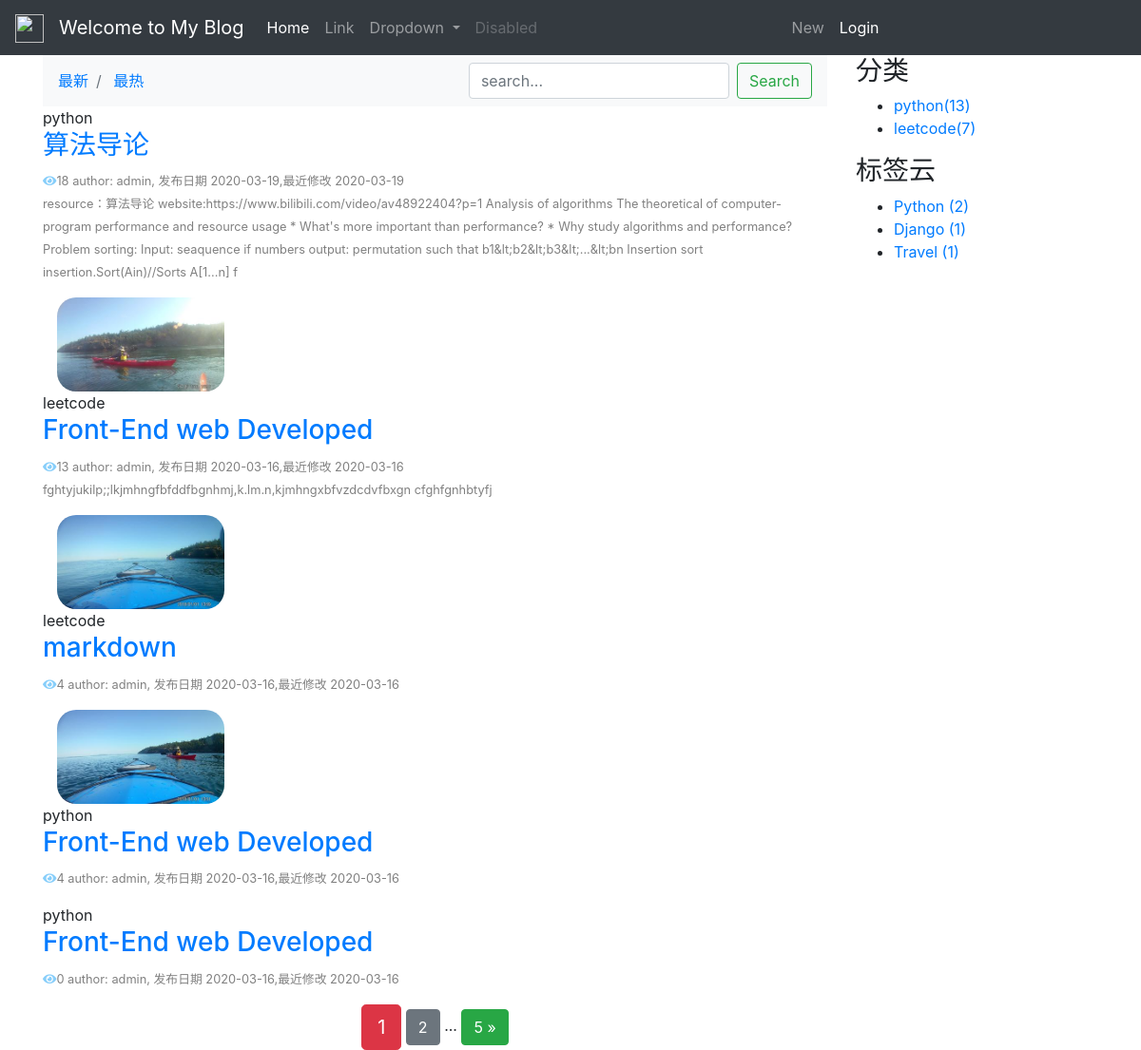
Before: / with the older database file.
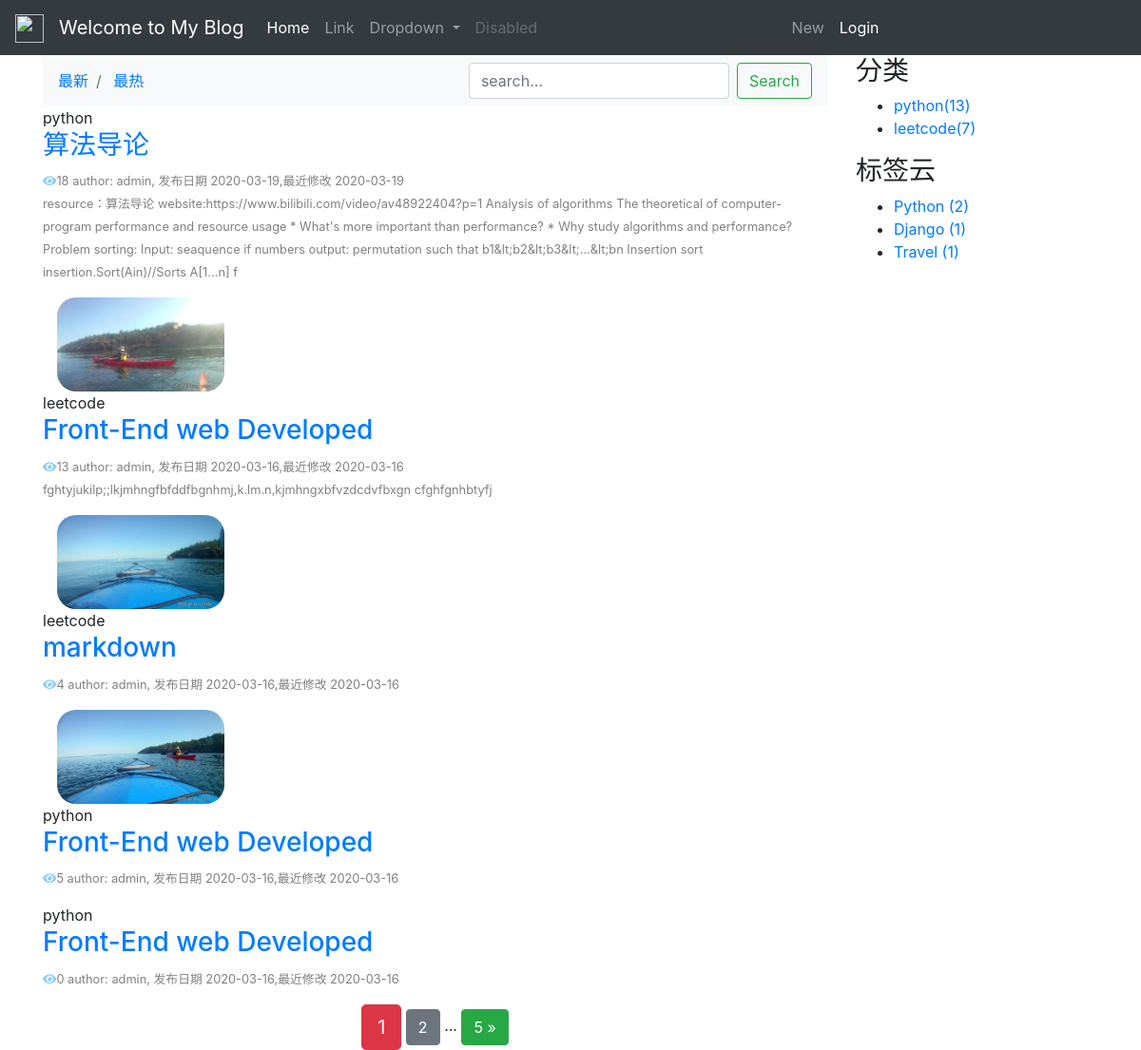
After: the same page with the newer database file.
### blog/models.py (models this page shows, shortened)
class Blog(models.Model):
    author = models.ForeignKey(User, on_delete=models.CASCADE)
    title = models.CharField(max_length=100)
    body = models.TextField()
    total_views = models.PositiveIntegerField(default=0)
    created_time = models.DateTimeField(default=timezone.now)
    updated_time = models.DateTimeField(auto_now=True)
    abstract = models.CharField(max_length=200, blank=True)
    classify = models.ForeignKey(BlogClassify, null=True, on_delete=models.CASCADE, related_name='blog')
    tags = models.ManyToManyField(Tag, blank=True)
    avatar = models.ImageField(upload_to='blog/%Y%m%d/', blank=True)
    class Meta:
        ordering = ('-created_time',)

class BlogClassify(models.Model):
    title = models.CharField(max_length=100, blank=True)
    created = models.DateTimeField(default=timezone.now)
    def __str__(self):
        return self.title

class Tag(models.Model):
    name = models.CharField(max_length=100)

### blog/views.py (the view)
# urls.py: path('',views.blog_list,name='blog_list'),
def blog_list(request):
    search = request.GET.get('search')
    order = request.GET.get('order')
    classify = request.GET.get('classify')
    tag = request.GET.get('tag')
    blog_list = Blog.objects.all()
    if search:
        blog_list = blog_list.filter(
            Q(title__icontains=search) |
            Q(body__icontains=search)
        )
    else:
        search = ''
    if classify is not None and classify.isdigit():
        blog_list = blog_list.filter(classify=classify)
    if tag and tag != 'None':
        blog_list = blog_list.filter(tags__name__in=[tag])
    if order == 'total_views':
        blog_list = blog_list.order_by('-total_views')
    paginator = Paginator(blog_list, 5)
    page = request.GET.get('page')
    blogs = paginator.get_page(page)
    context = {
        'blogs': blogs,
        'order': order,
        'search': search,
        'classify': classify,
        'tag': tag,
    }
    return render(request, 'blog/list.html', context)

### blog/templatetags/blog_extras.py (called while the page is built)
@register.inclusion_tag('blog/inclusions/_classify.html',takes_context=True)
def show_classify(context):
    classify_list = BlogClassify.objects.annotate(num_posts=Count('blog')).filter(num_posts__gt=0)
    return {
        'classify_list': classify_list,
    }

@register.inclusion_tag('blog/inclusions/_tags.html', takes_context=True)
def show_tags(context):
    tag_list = Tag.objects.annotate(num_posts=Count('blog')).filter(num_posts__gt=0)
    return {
        'tag_list': tag_list,
    }

### templates/blog/list.html (shortened to what this page needs)
{% extends "base.html" %}
{% load staticfiles %}
{% block content %}
    <div>
        <nav class="navbar navbar-expand-lg navbar-light bg-light">
          <div class="collapse navbar-collapse" id="navbarSupportedContent">
            <ul class="navbar-nav mr-auto">
                <li class="breadcrumb-item">
                    <a href="{% url 'blog:blog_list' %}?search={{ search }}">
                        最新
                    </a>
                </li>
                <li class="breadcrumb-item">
                    <a href="{% url 'blog:blog_list' %}?order=total_views&search={{ search }}">
                    最热
                    </a>
                </li>
            </ul>
            <form class="form-inline my-2 my-lg-0">
              <input type="search"
                    class="form-control mr-sm-2"
                    name="search"
                    placeholder="search..."
                    required
                >
              <button class="btn btn-outline-success my-2 my-sm-0" type="submit">Search</button>
            </form>
          </div>
        </nav>
    </div>
    {% for blog in blogs %}
    {% if blog.avatar %}
            <div class="col-3">
                <img src="{{ blog.avatar.url }}"
                     alt="avatar"
                     style="max-width:100%; border-radius: 20px"
                >
            </div>
        {% endif %}
    {% if blog.classify %}
        {{ blog.classify }}
    {% endif %}
    <h3><a href="{% url 'blog:blog_detail' blog.id %}">{{blog.title}}</a></h3>
        <small class="" style="color: gray;"><i class="fas fa-eye" style="color: lightskyblue;"></i>{{ blog.total_views }}&nbsp;author: {{ blog.author }},
            发布日期 {{blog.created_time|date:'Y-m-d'}},最近修改 {{blog.updated_time|date:'Y-m-d'}}</small>
        <p><small class="" style="color: gray;">{{blog.abstract}}</small></p>
    {% endfor %}
<div class="pagination row">
    <div class="m-auto">
        <span class="step-links">
            <span class="current btn btn-danger btn-lg">
                {{ blogs.number }}
            </span>
            {% if blogs.has_next %}
                <a href="?page={{ blogs.next_page_number }}&order={{ order }}&search={{ search }}"
                   class="btn btn-secondary"
                >
                    {{ blogs.next_page_number }}
                </a>
                <span>...</span>
                <a href="?page={{ blogs.paginator.num_pages }}&order={{ order }}&search={{ search }}"
                   class="btn btn-success"
                >
                    {{ blogs.paginator.num_pages }} &raquo;
                </a>
            {% endif %}
        </span>
    </div>
</div>
{% endblock content %}

### templates/base.html (shortened to what this page needs)
<!DOCTYPE html>
{% load staticfiles %}
{% load blog_extras %}
<html lang="en">
<head>
    <link rel="stylesheet" href="https://cdn.jsdelivr.net/npm/bootstrap@4.4.1/dist/css/bootstrap.min.css"
>
    <link href="https://cdn.bootcss.com/highlight.js/9.15.8/styles/github.min.css" rel="stylesheet">
    <link rel="stylesheet"
      href="https://use.fontawesome.com/releases/v5.8.1/css/all.css"
>
</head>
<body>
    {% include 'header.html' %}
    <div class="container">
      <div class="row">
        <div class="col-9">
            {% block content %}
            {% endblock %}
        </div>
        <div class="col-3" >
            {% show_classify %}
            {% show_tags %}
        </div>
      </div>
  </div>
</body>
</html>

### templates/header.html (shortened to what this page needs)
{% load notifications_tags %}
{% notifications_unread as unread_count %}
<nav class="navbar navbar-expand-lg navbar-dark bg-dark sticky-top">
  <a class="navbar-brand" href="#">
    <img src="https://tse1-mm.cn.bing.net/th/id/OIP.kQ3Ds3GeMrpIxpxMAPzIDgHaE7?w=300&h=199&c=7&o=5&pid=1.7" width="30" height="30" alt="">
  </a>
  <a class="navbar-brand" href="{% url 'blog:blog_list' %}">Welcome to My Blog</a>
  <div class="collapse navbar-collapse " id="navbarSupportedContent">
    <ul class="navbar-nav mr-auto">
      <li class="nav-item active">
        <a class="nav-link" href="{% url 'blog:blog_list' %}">Home <span class="sr-only">(current)</span></a>
      </li>
      <li class="nav-item">
        <a class="nav-link" href="#">Link</a>
      </li>
      <li class="nav-item dropdown">
        <a class="nav-link dropdown-toggle" href="#" id="navbarDropdown" role="button" data-toggle="dropdown" aria-haspopup="true" aria-expanded="false">
          Dropdown
        </a>
      </li>
      <li class="nav-item">
        <a class="nav-link disabled" href="#" tabindex="-1" aria-disabled="true">Disabled</a>
      </li>
    </ul>
  <ul class="navbar-nav mr-auto">
    <li class="nav-item">
      <a class="nav-link" href="{% url 'blog:blog_create' %}">New</a>
    </li>
    {% if user.is_authenticated %}
          <li class="nav-item dropdown">
            <a class="nav-link dropdown-toggle" href="#" id="navbarDropdownuserprofile" role="button" data-toggle="dropdown" aria-haspopup="true" aria-expanded="false">
              {% if unread_count %}
                <svg viewBox="0 0 8 8" width="8px" height="8px">
                    <circle cx="2" cy="2" r="2" fill="#ff6b6b"></circle>
                </svg>
              {% endif %}
              {{ user.username }}
            </a>
              <div class="dropdown-menu" aria-labelledby="navbarDropdownuserprofile">
               <a class="dropdown-item" href="{% url 'notice:list' %}">通知
                 {% if unread_count %}
                  <span class="badge badge-danger">{{ unread_count }}</span>
                 {% endif %}
               </a>
                <a class="dropdown-item" href='{% url "user:edit" user.id %}'>个人信息</a>
                <a class="dropdown-item" href="#" onclick="user_delete()">删除个人账户</a>
                <a class="dropdown-item" href="{% url 'user:logout' %}">退出登录</a>
            </div>
          </li>
    {% else %}
      <li>
        <a class="nav-link active" href="{% url 'user:login' %}">Login</a>
      </li>
    {% endif %}
    </ul>
  </div>
</nav>

### templates/blog/inclusions/_classify.html
<div class="">
  <h3 class="">分类</h3>
  <ul>
    {% for classify in classify_list %}
      <li>
        <a href="{% url 'blog:classify' classify.id %}">{{ classify.title }}<span class="post-count">({{ classify.num_posts }})</span></a>
      </li>
    {% empty %}
      暂无分类！
    {% endfor %}
  </ul>
</div>

### templates/blog/inclusions/_tags.html
<div class="widget widget-tag-cloud">
  <h3 class="widget-title">标签云</h3>
  <ul>
    {% for tag in tag_list %}
      <li>
        <a href="{% url 'blog:tag' tag.id %}">{{ tag.name }} <span class="post-count">({{ tag.num_posts }})</span></a>
      </li>
    {% empty %}
      暂无标签！
    {% endfor %}
  </ul>
</div>

Changed rows visible on the page:
changed Blog (number 4 of 5 on the later page): total_views "4" → "5"
